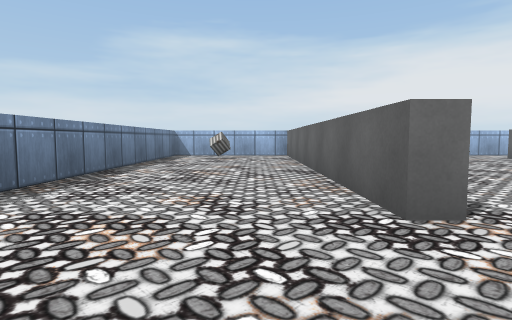
[1] (above)

19 first-person views from a walk through a 3-D level made in the Unity game engine. The camera is 0.68 m above the floor, tilts 4° down and sees 80° across. The floor is counted in squares, 1 m on a side. Each view is taken from the middle of a square. On the plan, view 1 faces up. The plan holds only what a view shows up to about 10 squares ahead; the rest is blank. The player character is not drawn. Some surface patterns are stand-ins.

[2]
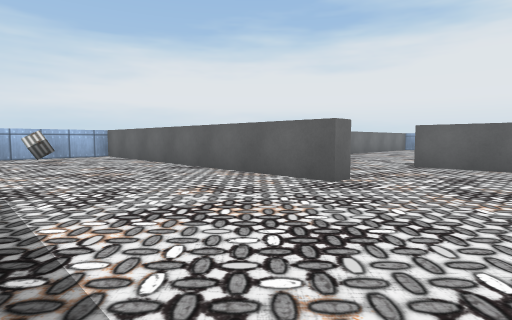

[3]
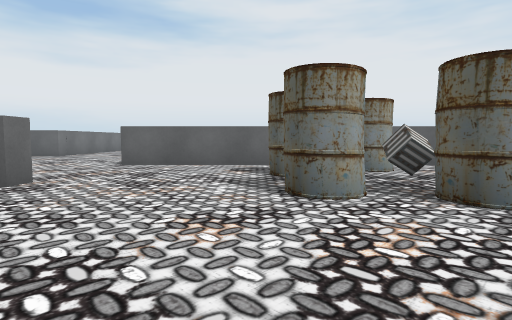

[4]
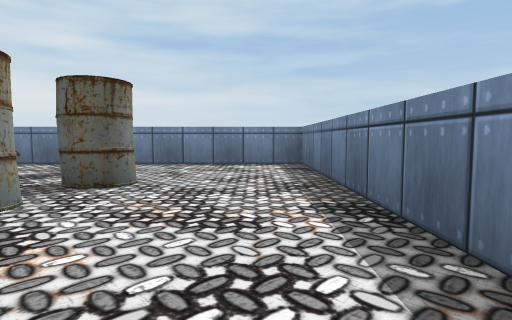

[5]
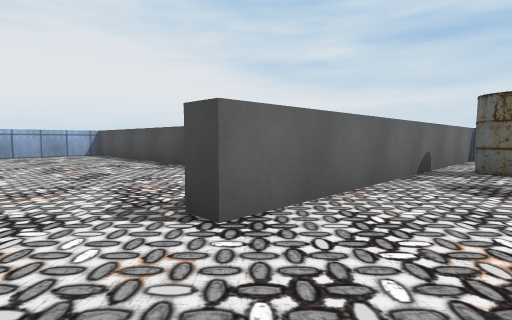

[6]
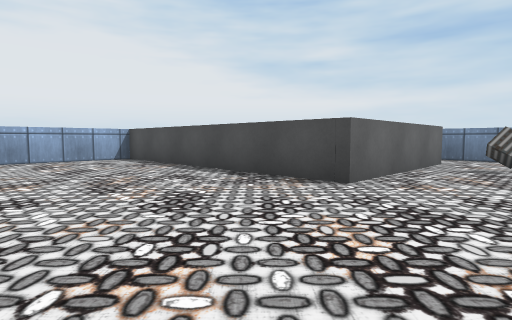

[7]
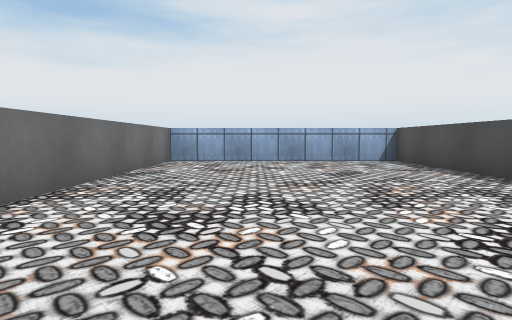

[8]
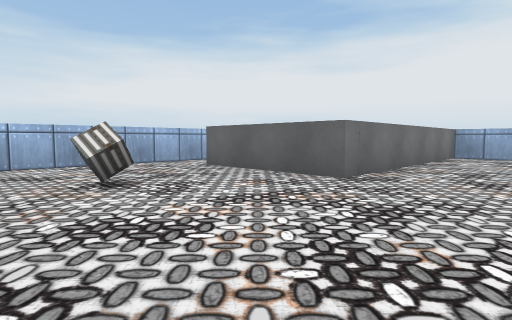

[9]
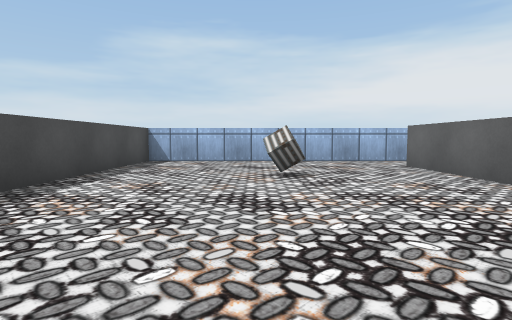

[10]
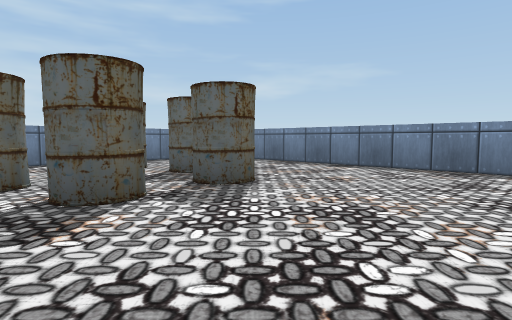

[11]
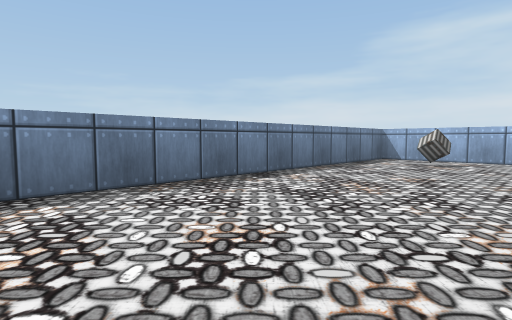

[12]
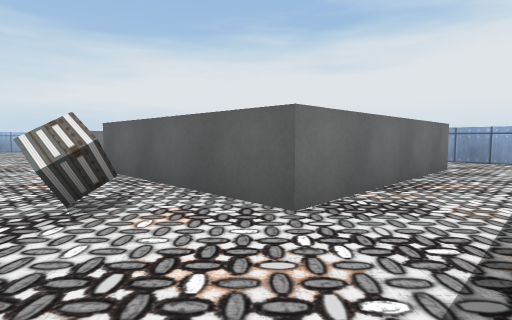

[13]
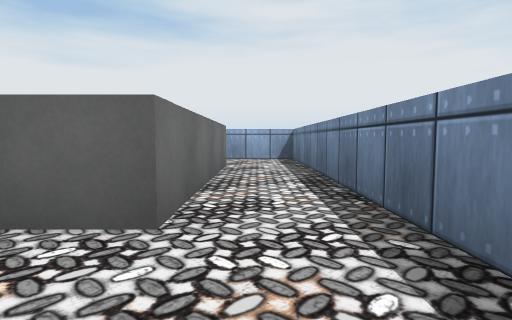

[14]
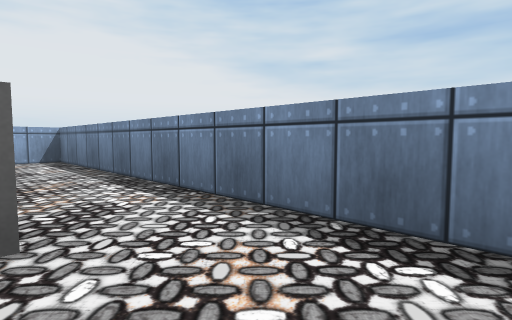

[15]
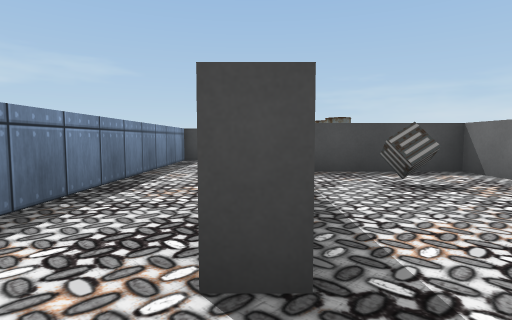

[16]
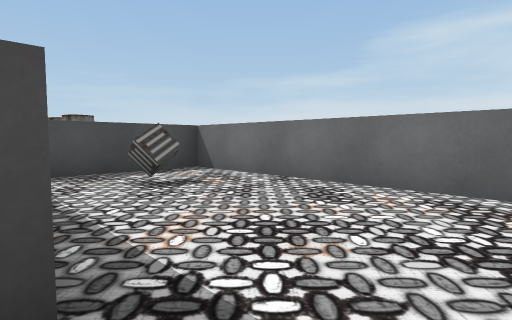

[17]
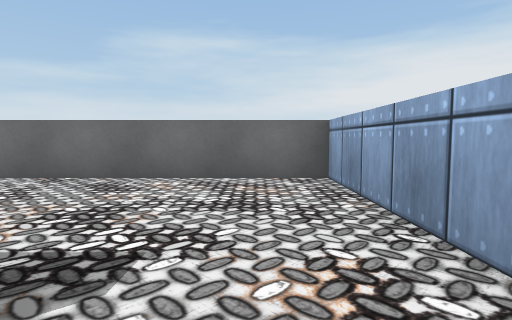

[18]
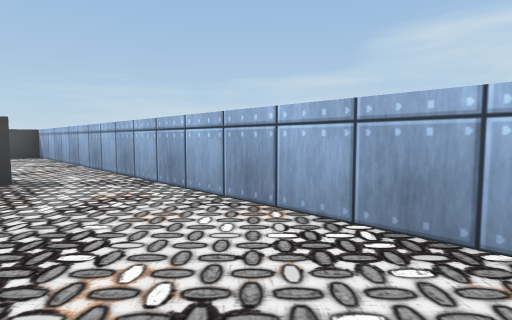

[19]
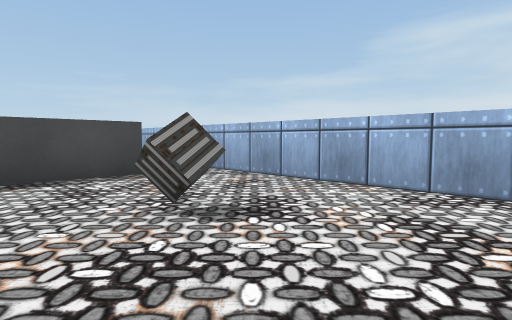

### Floor plan
Ten units are one square. View 1 is at (0, 0); x grows to the right and y downward. Boxes are objects, and circles mark ways between rooms. Rooms are numbered by the first view taken in them; rooms with no view inside come last. Other rooms are left out.
<svg viewBox="-37 -128 205 206">
<path fill="none" stroke="#000" d="M19 -25 13 -25 13 -101M54 68 54 73 163 73 163 46M1 -123 -30 -123M85 -123 18 -123 18 -68M137 46 137 53 83 53 83 3 163 3 163 -66 88 -66 88 -106M-32 -120 -32 73 49 73 49 -25 55 -25M93 -106 93 -84M149 -123 85 -123M163 46 163 7 88 7 88 39"/>
<rect x="-15" y="-115" width="10" height="10" fill="#bbb"><title>other object</title></rect>
<rect x="-5" y="25" width="20" height="20" fill="#bbb"><title>barrel</title></rect>
<rect x="5" y="45" width="10" height="10" fill="#bbb"><title>barrel</title></rect>
<rect x="5" y="15" width="10" height="10" fill="#bbb"><title>barrel</title></rect>
<rect x="15" y="25" width="10" height="10" fill="#bbb"><title>other object</title></rect>
<rect x="25" y="25" width="20" height="20" fill="#bbb"><title>barrel</title></rect>
<rect x="25" y="5" width="10" height="20" fill="#bbb"><title>barrel</title></rect>
<rect x="45" y="-95" width="10" height="10" fill="#bbb"><title>other object</title></rect>
<rect x="65" y="35" width="10" height="10" fill="#bbb"><title>other object</title></rect>
<rect x="115" y="-105" width="10" height="10" fill="#bbb"><title>other object</title></rect>
<rect x="95" y="25" width="10" height="10" fill="#bbb"><title>other object</title></rect>
<circle cx="90" cy="-110" r="3" fill="#2a7"/>
<circle cx="145" cy="50" r="3" fill="#2a7"/>
<text x="40" y="-20">1</text>
<text x="120" y="-100">2</text>
<text x="120" y="30">3</text>
</svg>
Room 1 opens to room 2. Room 1 opens to room 3.

Where each view was taken, in squares from view 1:
view 1: 0 up, 0 right, facing up
view 2: 0 up, 3 left, facing up-right
view 3: 1 down, 3 left, facing right
view 4: 1 up, 2 left, facing down
view 5: 4 up, 3 right, facing down-right
view 6: 4 up, 6 right, facing down-right
view 7: 4 up, 7 right, facing right
view 8: 4 up, 4 right, facing up-right
view 9: 3 up, 5 right, facing up
view 10: 2 up, 4 right, facing down-left
view 11: 2 up, 1 right, facing up-left
view 12: 7 down, 6 right, facing up-right
view 13: 6 down, 6 right, facing right
view 14: 5 down, 6 right, facing down-right
view 15: 5 down, 15 right, facing left
view 16: 5 down, 15 right, facing up-left
view 17: 6 down, 15 right, facing up
view 18: 10 up, 15 right, facing up-left
view 19: 8 up, 15 right, facing up-left
